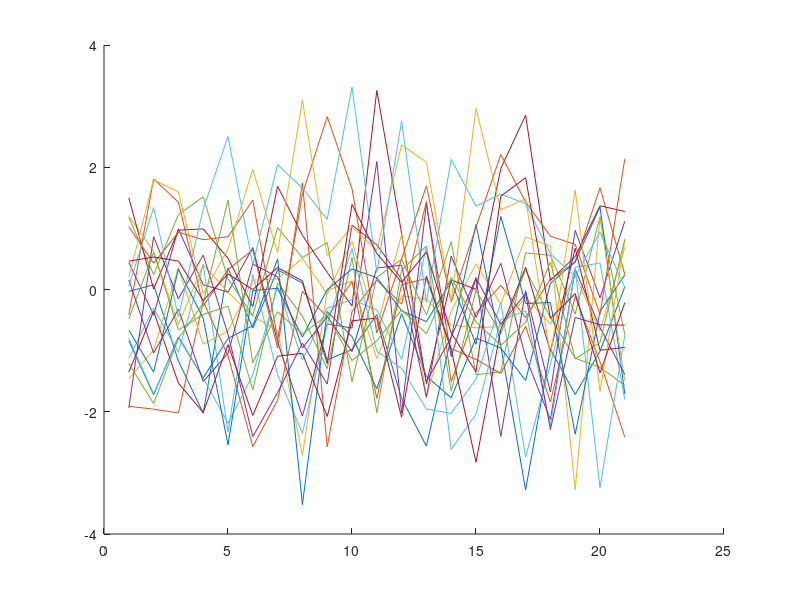

The MATLAB source for this figure:
%generation of model signals: 
%1 source
%plane wave after FFT

clear

dt=1/25000          %sampling interval

c=340;                  %Schallgeschwindigkeit
f=1500;                 % Frequency in HZ


M=21;
for m=1:M 
r(m)=sqrt((m^2)+5^2)
theta1(m)=atan(5/m)
end

%Amplituden ###############################################
for m=1:M
A(m)=1;
end%
%target data
ydata=[r;theta1];

%generation of line array with 21 sensor position xi and yi
[xii,yii]=meshgrid(-0.5:0.05:0.5,-0.0:0.05:0.0);
xi=xii(:);
yi=yii(:);
N=length(xi);


data(1:N,1:M)=0;


for m=1:M
lambda=c/f;             
K=2*pi/lambda;

%Signalvektor der N Mikrophone
rfak=1;          %additives Rauschen
for n = 1:N;
         z(n)=A(m)*exp(sqrt(-1)*(K*r(m)))+rfak*randn;
         data(n,m)=z(n);  
end
end
%trainingsdata
cxdata=data;

hold on
for m=1:M
  
plot(real(cxdata(:,m)))
%r=input('')
end
hold off
%Testdaten
%theta=0.234;
%A1=1;
%ft=1500; 
%lambda=c/f;              
%K=2*pi/lambda;
 

%for n = 1:N;
         %z(n)=A1*exp(sqrt(-1)*(K*xi(n)*sin(theta )));
%end


%ctdata=z.';
%plot(real(tdata(:,:)))
save spherical_NNet_waves cxdata ydata f %ctdata f
